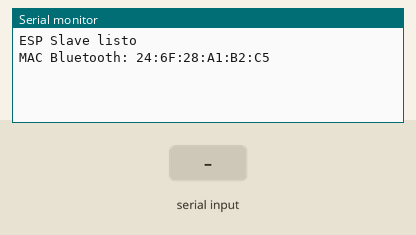
Recording of a sketch running on a simulated ESP32. On the bench: the last lines printed to the serial monitor. Inputs (shaded band) come from the test bench. Nothing arrives over Bluetooth unless stated.

Above: at 1.2 s.
1.3 s: "1\n" received over the second serial link
At 1.6 s:
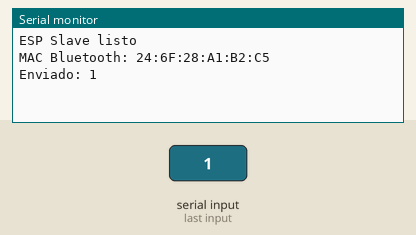
2.8 s: "0\n" received over the second serial link
At 4.0 s:
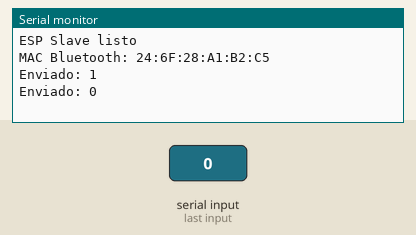
4.3 s: "2\n" received over the second serial link
At 5.1 s:
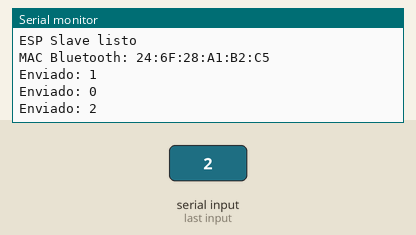

Measured:
- after the input at 1.3 s, the serial monitor: prints a new line at once (image 1)
- after the input at 2.8 s, the serial monitor: prints a new line at once (image 2)
- after the input at 4.3 s, the serial monitor: prints a new line at once (image 3)

The sketch:

esp_controla_blt.ino
```cpp
// ESP32 SLAVE
#include "BluetoothSerial.h"
#include "esp_bt_device.h"
BluetoothSerial SerialBT;
HardwareSerial MySerial(2); // UART2 (RX2: 16, TX2: 17)

void setup() {
  Serial.begin(115200);
  MySerial.begin(9600, SERIAL_8N1, 16, 17);
  SerialBT.begin("ESP1Slave"); // Cambia a "ESP2Slave" en el otro slave

  Serial.println("ESP Slave listo");
  // Mostrar MAC para emparejar desde el master
  const uint8_t* mac = esp_bt_dev_get_address();
  char macStr[18];
  sprintf(macStr, "%02X:%02X:%02X:%02X:%02X:%02X",
          mac[0], mac[1], mac[2], mac[3], mac[4], mac[5]);
  Serial.print("MAC Bluetooth: ");
  Serial.println(macStr);
}

void loop() {
  if (MySerial.available()) {
    String msg = MySerial.readStringUntil('\n');
    msg.trim();
    Serial.println("Enviado: " + msg);
    SerialBT.println(msg);
  }
}
```
